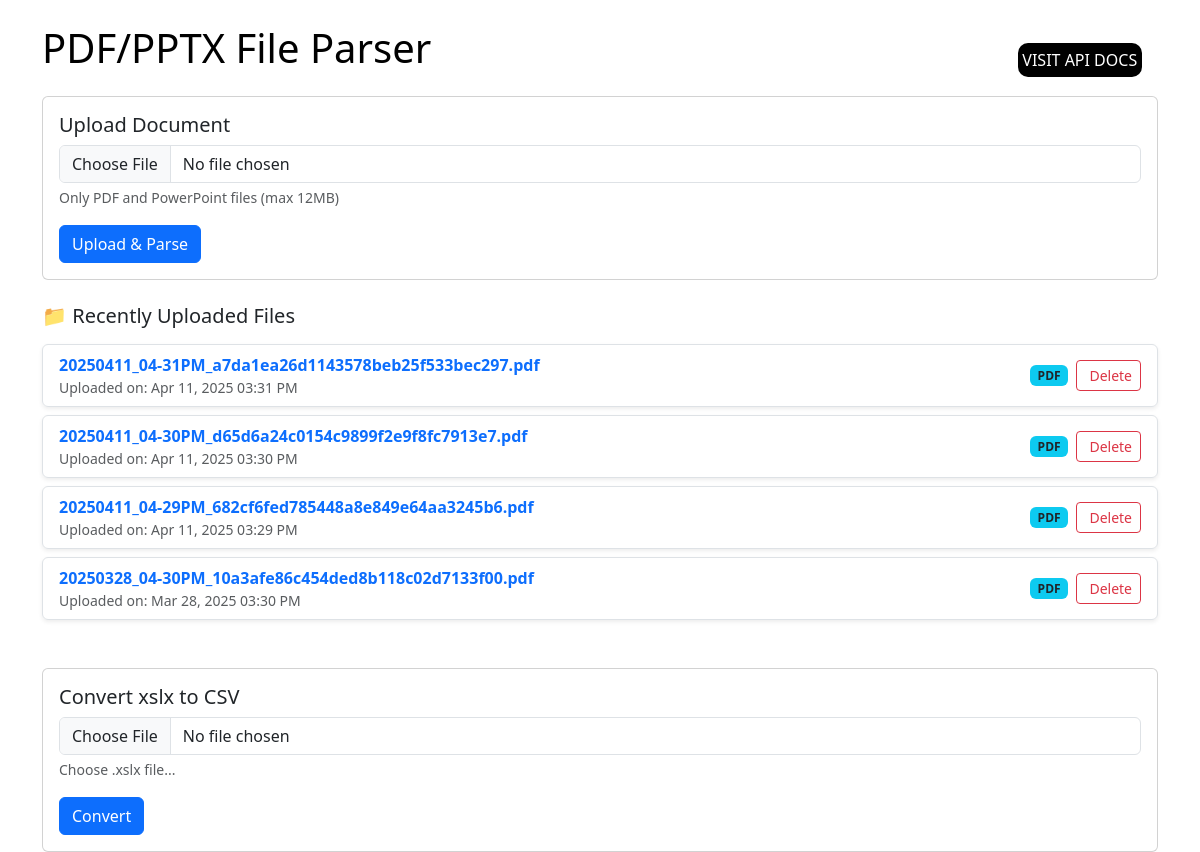
Before: / with the older database file.
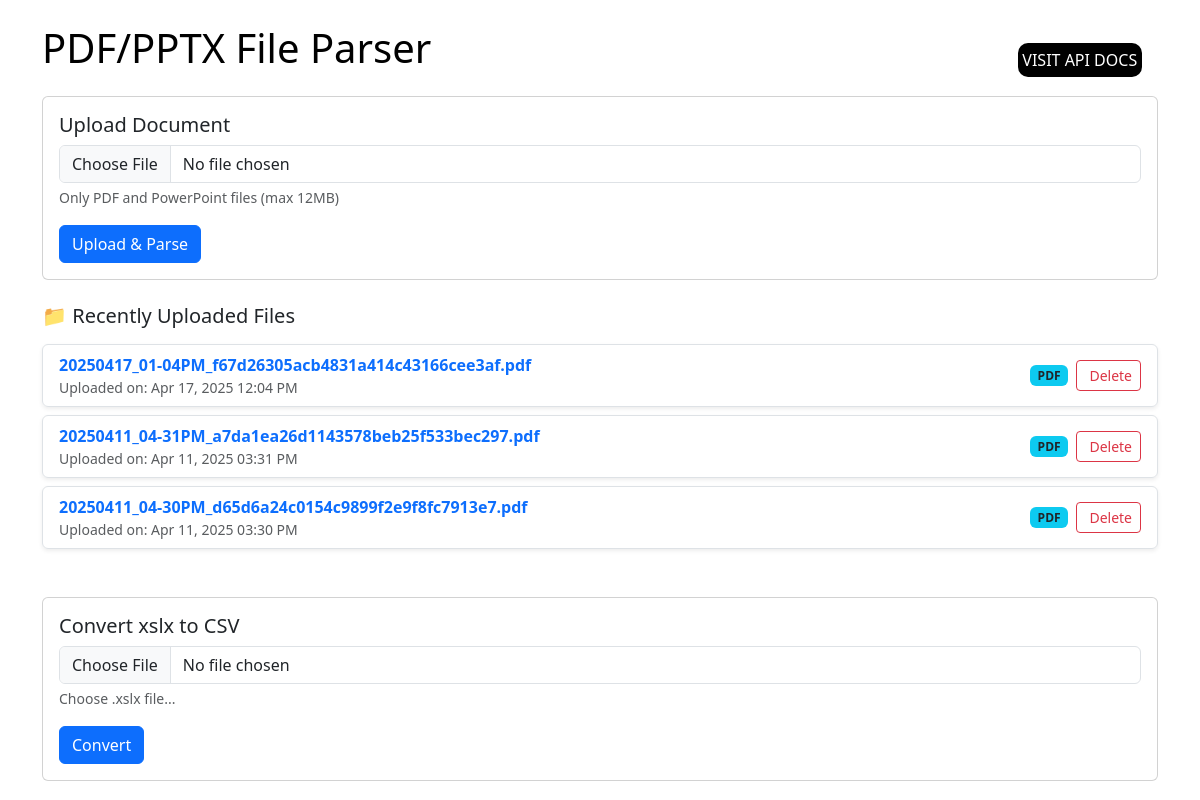
After: the same page with the newer database file.
### web/models.py (models this page shows)
class FileUploaded(db.Model):
    id = db.Column(db.Integer, primary_key=True)
    filename = db.Column(db.String(200), nullable=False)
    file_type = db.Column(db.String(20), nullable=False)
    upload_date = db.Column(db.DateTime, default=datetime.utcnow)

### web/routes.py (the view, shortened to what this page needs)
@web_bp.route("/", methods=["GET", "POST"])
def index():
    uploaded_files = FileUploaded.query.order_by(FileUploaded.upload_date.desc()).all()
    return render_template("index.html", recent_files=uploaded_files)

### templates/index.html (shortened to what this page needs)
{% extends "base.html" %}
{% block content %}
<div class="card">
    <div class="card-body">
        <h5 class="card-title">Upload Document</h5>
        <form method="POST" enctype="multipart/form-data">
            <div class="mb-3">
                <input class="form-control" type="file" name="file" accept=".pdf,.pptx" required>
                <label class="form-text">Only PDF and PowerPoint files (max 12MB)</label>
            </div>
            <button type="submit" class="btn btn-primary">Upload & Parse</button>
        </form>
    </div>
</div>
{% if recent_files %}
<div class="mt-4">
    <h5 class="mb-3">📁 Recently Uploaded Files</h5>
    {% for file in recent_files %}
    <ul class="list-group shadow-sm mb-2" id="file-list">
        <li class="list-group-item d-flex flex-column flex-md-row justify-content-between align-items-start align-items-md-center" id="file-{{ file.id }}">
            <div class="mb-2 mb-md-0">
                <a class="text-decoration-none fw-semibold" href="{{ url_for('web.view_file', file_id=file.id) }}">
                    {{ file.filename }}
                </a>
                <small class="text-muted d-block">Uploaded on: {{ file.upload_date.strftime('%b %d, %Y %I:%M %p') }}</small>
            </div>
            <div class="d-flex flex-wrap align-items-center gap-2">
                <span class="badge bg-{{ 'info' if file.file_type == 'pdf' else 'warning' }} text-dark">
                    {{ file.file_type|upper }}
                </span>
                <form action="{{ url_for('web.delete_file', file_id=file.id) }}" method="POST" onsubmit="return confirm('Are you sure you want to delete this file?');">
                    <button type="submit" class="btn btn-sm btn-outline-danger d-flex align-items-center">
                         Delete
                    </button>
                </form>
            </div>
        </li>
    </ul>
    {% endfor %}
</div>
{% endif %}
<div class="card mt-5">
    <div class="card-body">
        <h5 class="card-title">Convert xslx to CSV</h5>
        <form action="{{ url_for('web.convert_to_csv') }}" method="POST" enctype="multipart/form-data">
            <div class="mb-3">
                <input class='form-control' type="file" id="file" name="file" accept="application/vnd.ms-excel, application/vnd.openxmlformats-officedocument.spreadsheetml.sheet" required>
                <label class="form-text" for="fileInput">Choose .xslx file...</label>
            </div>
            <button type="submit" class="btn btn-primary">Convert</button>
        </form>
    </div>
</div>
{% endblock %}

### templates/base.html (shortened to what this page needs)
<!DOCTYPE html>
<html lang="en">
<head>
    <link href="https://cdn.jsdelivr.net/npm/bootstrap@5.3.0/dist/css/bootstrap.min.css" rel="stylesheet">
</head>
<body>
    <div class="container mt-4">
        <div class="d-flex align-items-center justify-content-between title">
            <h1 class="mb-4"><a href="/">PDF/PPTX File Parser</a></h1>
            <a href='/api/docs/' target="_blank" class="visit">Visit Api Docs</a>
        </div>
        {% block content %}
        {% endblock %}
    </div>
</body>
</html>

### templates/base.html (style rules this page uses)
.title .visit { font-size: 16px; text-decoration: none; color: white; text-transform: uppercase; background-color: black; padding: 0.3rem; margin: 1rem; border-radius: 10px; }
.title a { text-decoration: none; color: black; }

Changed rows visible on the page:
removed FileUploaded: filename "20250411_04-29PM_682cf6fed785448a8e849e64aa3245b6.pdf", upload_date "Apr 11, 2025 03:29 PM", file_type "PDF"
removed FileUploaded: filename "20250328_04-30PM_10a3afe86c454ded8b118c02d7133f00.pdf", upload_date "Mar 28, 2025 03:30 PM", file_type "PDF"
added FileUploaded: filename "20250417_01-04PM_f67d26305acb4831a414c43166cee3af.pdf", upload_date "Apr 17, 2025 12:04 PM", file_type "PDF"
